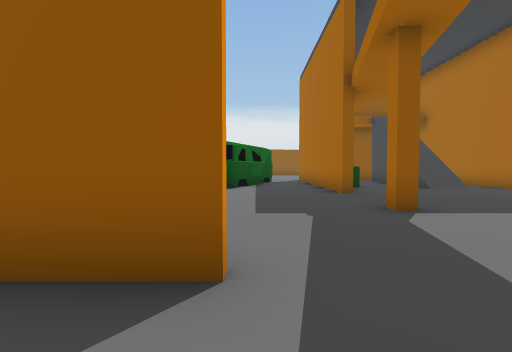
view 1 (above)

24 first-person views from a walk through a 3-D level made in the Unity game engine. The camera is 1.4 m above the floor, tilts 2° down and sees 90° across. The floor is counted in squares, 2 m on a side. Each view is taken from the middle of a square. On the plan, view 1 faces up. The plan holds only what a view shows up to about 9 squares ahead; the rest is blank. The place goes on beyond the plan. The player character is not drawn. Some surface patterns are stand-ins.

view 2
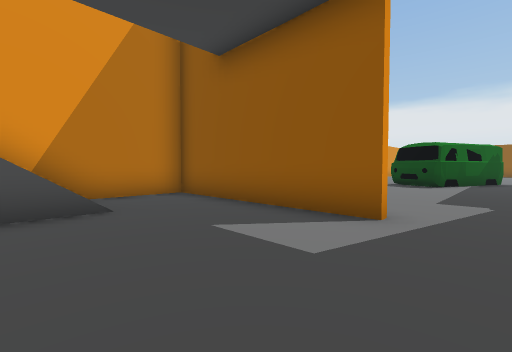

view 3
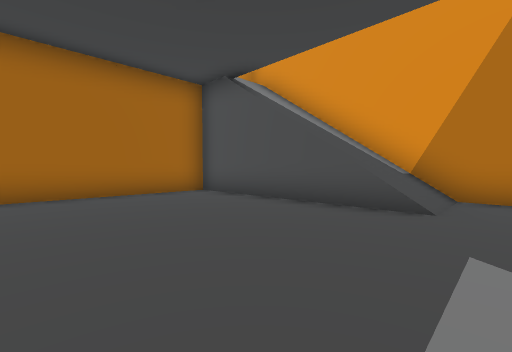

view 4
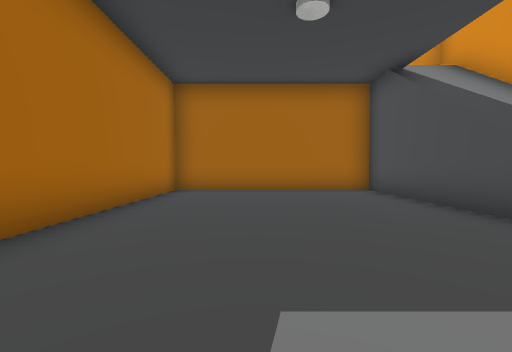

view 5
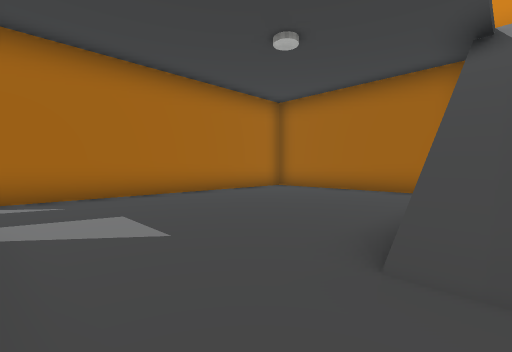

view 6
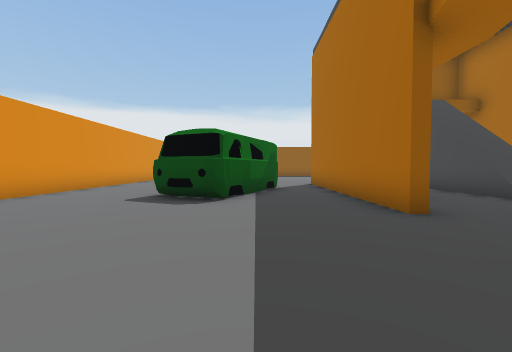

view 7
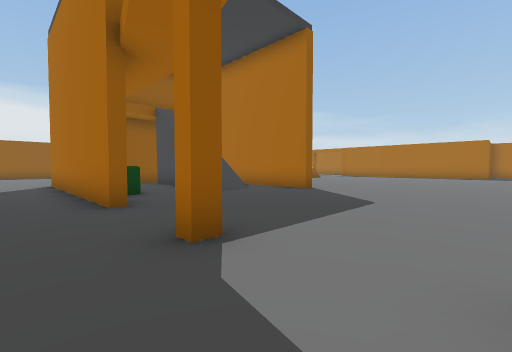

view 8
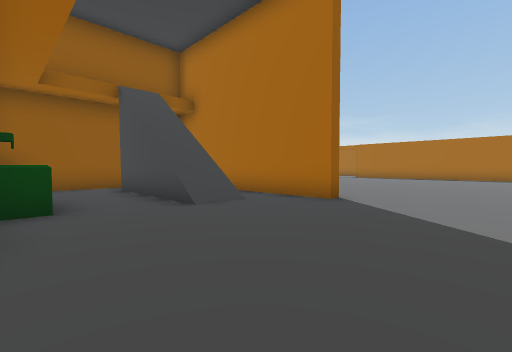

view 9
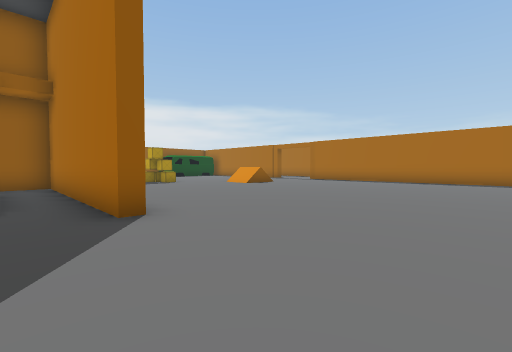

view 10
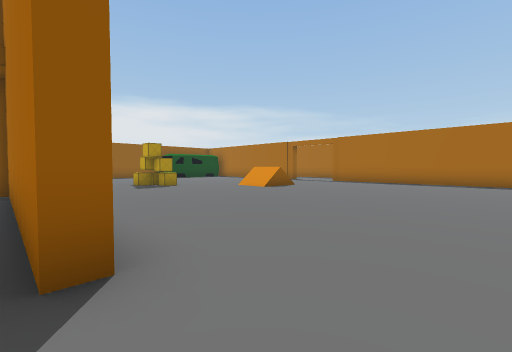

view 11
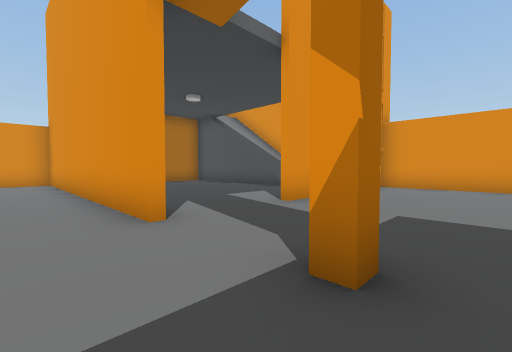

view 12
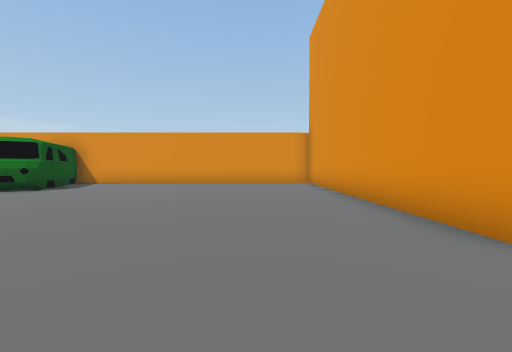

view 13
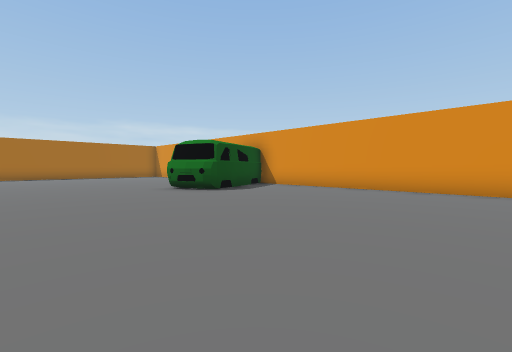

view 14
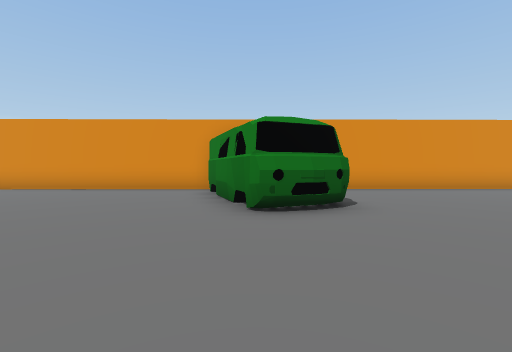

view 15
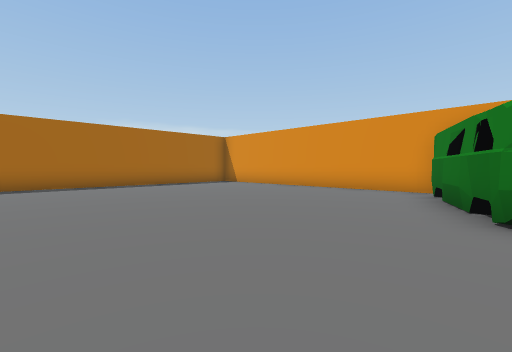

view 16
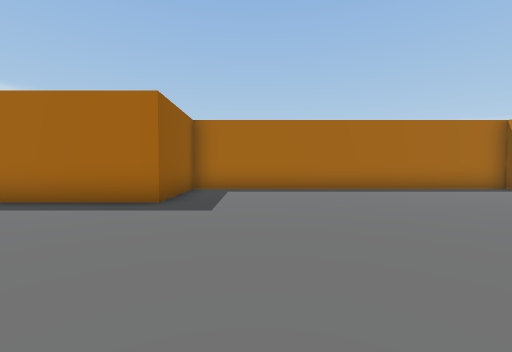

view 17
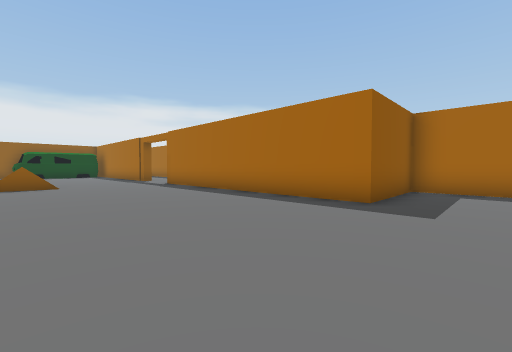

view 18
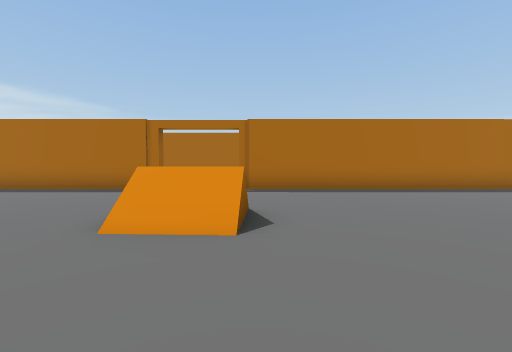

view 19
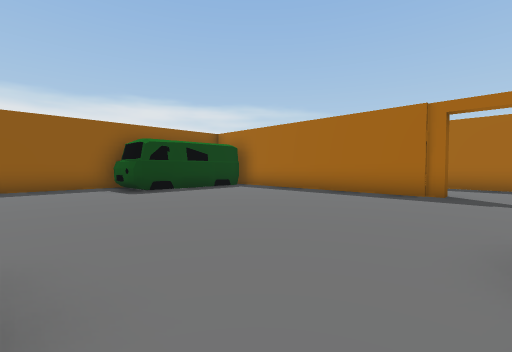

view 20
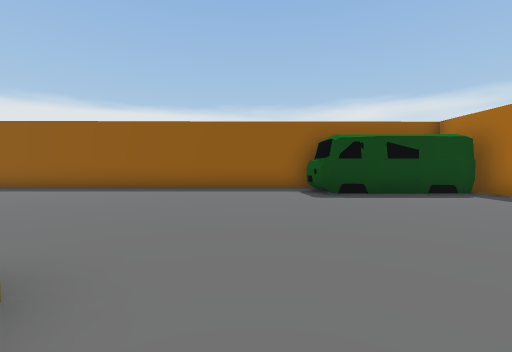

view 21
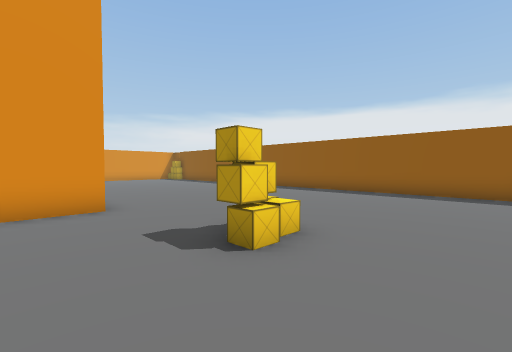

view 22
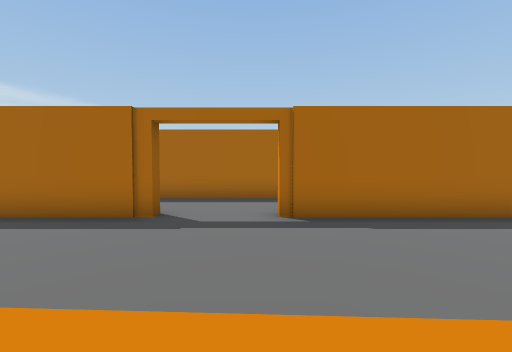

view 23
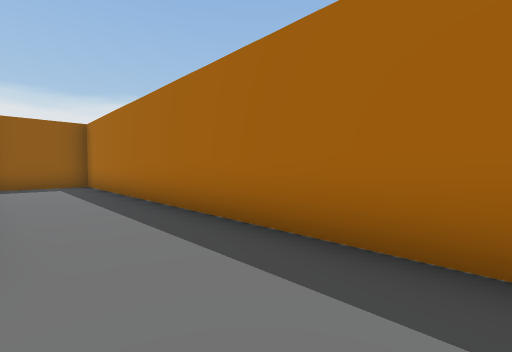

view 24
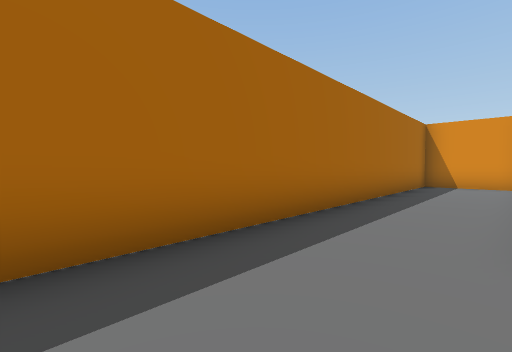

### Floor plan
Key: @ floor where view 1 was taken; # wall or solid block; . floor; / step, stairs or slope; H house; O other object.
Columns run from 6 left of view 1 to 24 right of it. Each row starts with its distance up from view 1.
 23            ############    ####
 22             ..........#    ...#
 21              .........#####...#
 20               ............#...#
 19                ...........#...#
 18                 ..........#...#
 17              .............#...#
 16             ..............#...#
 15             ......O.......#...#
 14        ..   ......OO..........#
 13        ..H#####...............#
 12 #..   #.#H..//#......//.......#
 11 #...  #.#...//#......//...#...#
 10 #... ##.#H..//#...........#...#
  9 #...##..#H..//#...........#...#
  8  .......#...//#...........#...#
  7   ......#.....#...........#...#
  6    .......................#...#
  5 #.........................#...#
  4 #.......#.................#...#
  3 #.........................#####
  2 ######........................#
  1 #.......#.....................#
  0 #.....@.#.....................#
 -1 #//.....#.....................#
 -2 #//.....#.....................#
 -3 #//.....#.........##..........#
 -4 #//.....#.........##..........#
 -5 #/#.....#.........###.........#
 -6 #//.....#.........  #.........#
 -7 #########...#####   ###########
 -8         #####

Where each view was taken, in squares from view 1:
view 1: 0 up, 0 right, facing up
view 2: 2 down, 1 right, facing up-left
view 3: 0 up, 1 right, facing down-left
view 4: 1 up, 0 right, facing down
view 5: 1 up, 4 left, facing down-right
view 6: 3 up, 0 right, facing up
view 7: 2 up, 1 right, facing up-right
view 8: 4 up, 3 right, facing up-right
view 9: 3 up, 7 right, facing up-right
view 10: 5 up, 8 right, facing up-right
view 11: 5 up, 4 right, facing down-left
view 12: 4 up, 5 right, facing down
view 13: 1 up, 5 right, facing down-right
view 14: 1 up, 13 right, facing down
view 15: 1 up, 13 right, facing down-right
view 16: 1 up, 15 right, facing right
view 17: 1 up, 15 right, facing up-right
view 18: 11 up, 12 right, facing right
view 19: 13 up, 13 right, facing up-right
view 20: 14 up, 14 right, facing up
view 21: 12 up, 15 right, facing up-left
view 22: 12 up, 15 right, facing right
view 23: 12 up, 21 right, facing up-right
view 24: 14 up, 21 right, facing down-right
